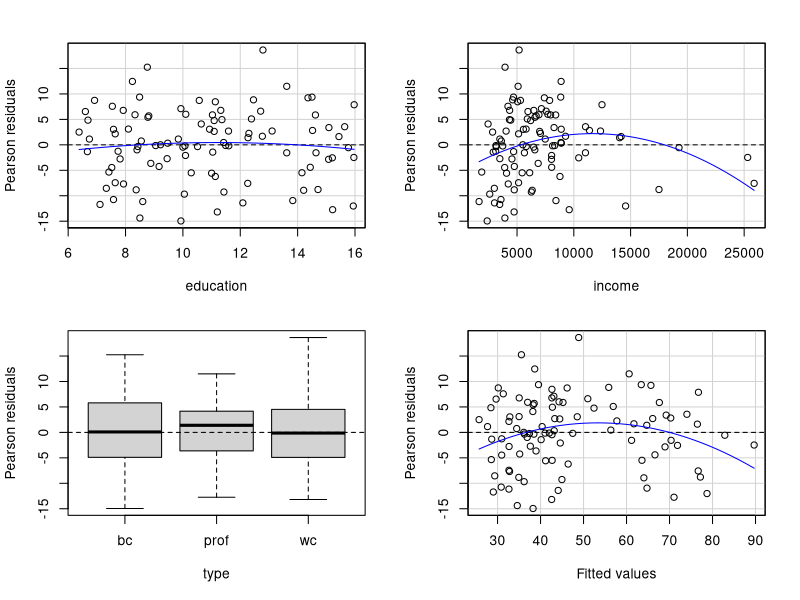
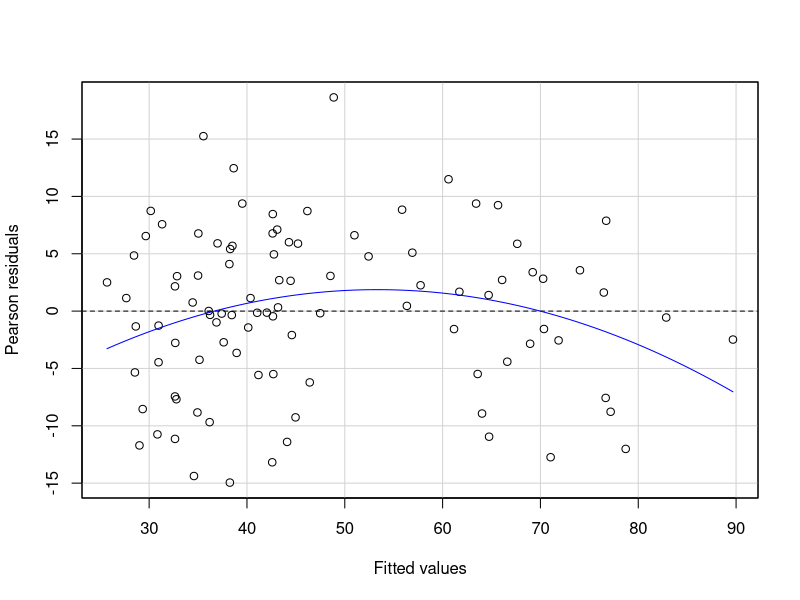
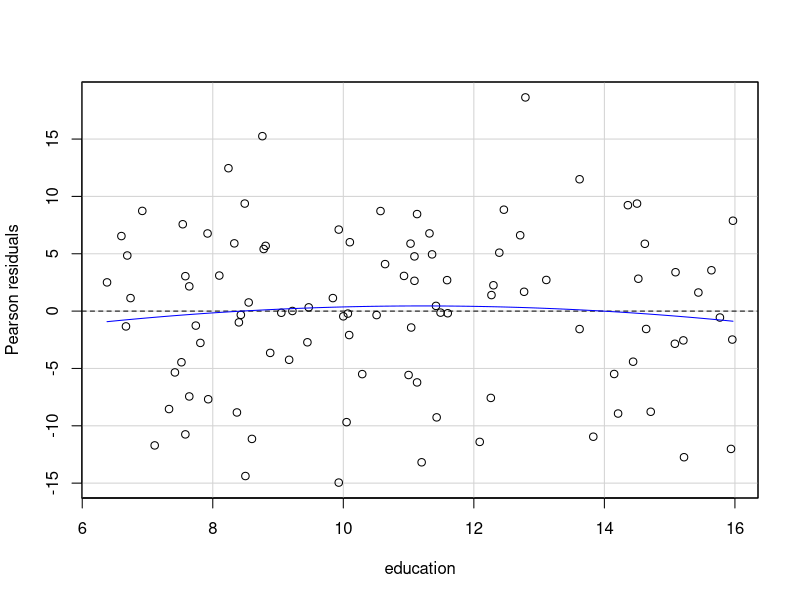
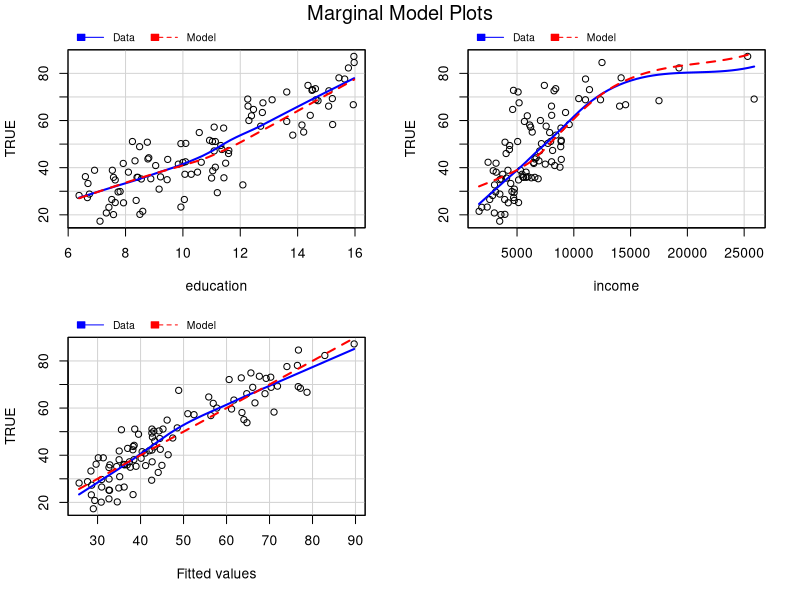
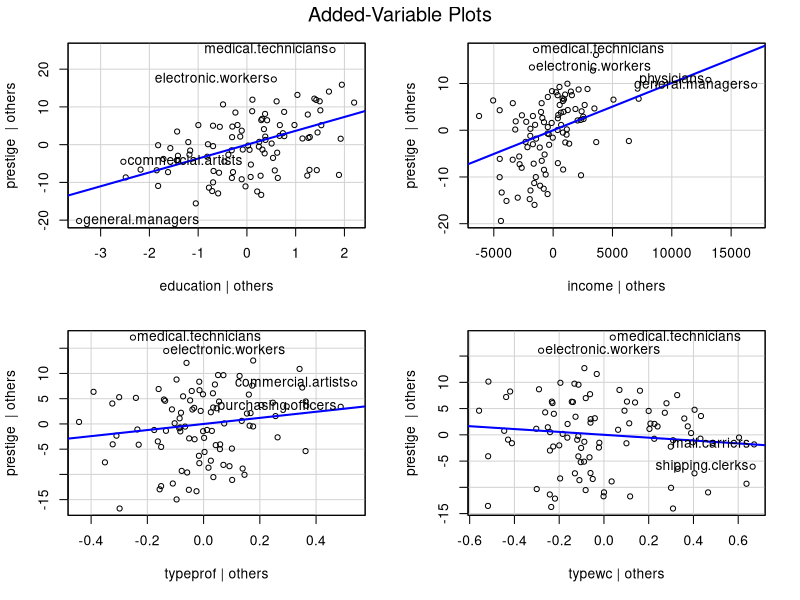
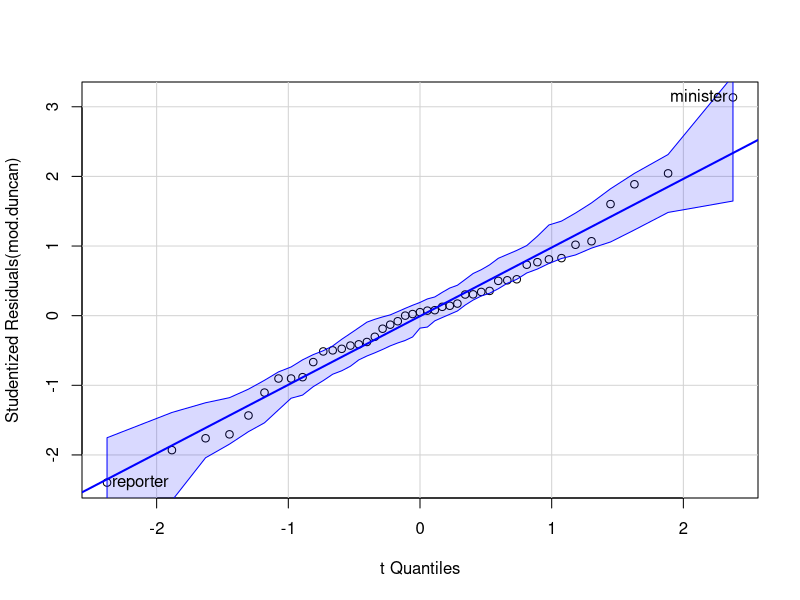
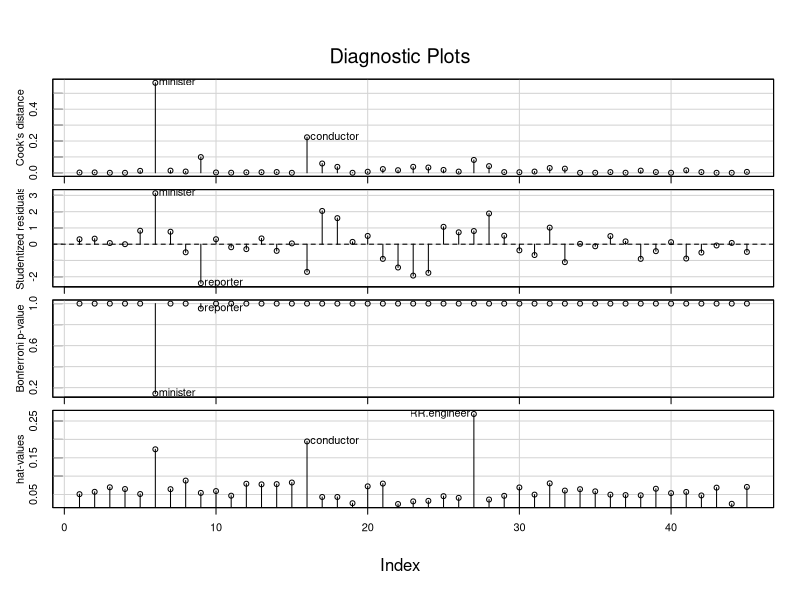
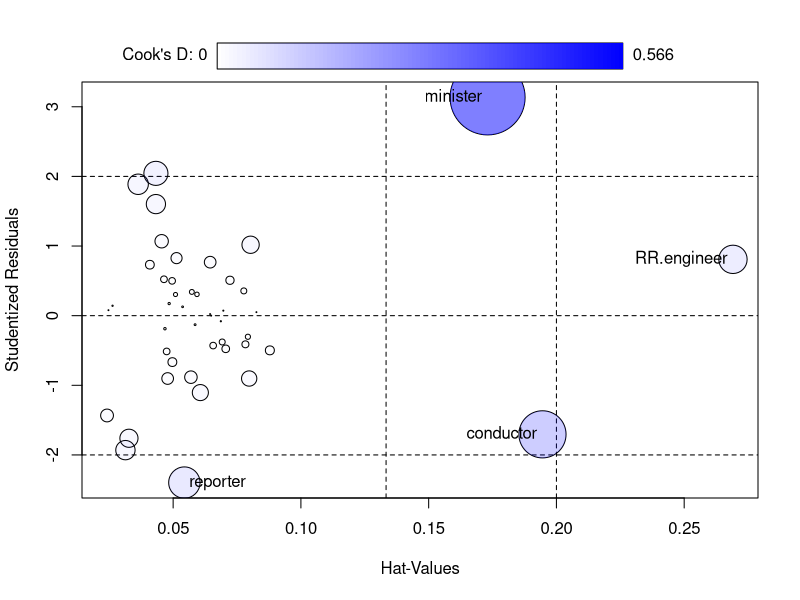

These charts were generated, in order, by the following R code:
##-------------------------------------------------------##
## An R Companion to Applied Regression, Second Edition  ##
##    Script for Chapter 6                               ##
##                                                       ##
##    John Fox and Sanford Weisberg                      ##
##    Sage Publications, 2011                            ##
##-------------------------------------------------------##

options(show.signif.stars=FALSE)

library(car)
prestige.mod.2 <- lm(prestige ~ education + income + type,
    data=Prestige)
residualPlots(prestige.mod.2)

residualPlots(prestige.mod.2, ~ 1, fitted=TRUE)
residualPlots(prestige.mod.2, ~ education, fitted=FALSE)

marginalModelPlots(prestige.mod.2)
avPlots(prestige.mod.2, id.n=2, id.cex=0.6)

mod.duncan <- lm(prestige ~ income + education, data=Duncan)
set.seed(12345) # to reproduce results in the text
qqPlot(mod.duncan, id.n=3)
outlierTest(mod.duncan)
influenceIndexPlot(mod.duncan, id.n=3)
mod.duncan.2 <- update(mod.duncan,
    subset= rownames(Duncan) != "minister")
compareCoefs(mod.duncan, mod.duncan.2)
influencePlot(mod.duncan, id.n=3)
avPlots(mod.duncan, id.n=3)
mod.duncan.3 <- update(mod.duncan,
    subset = !(rownames(Duncan) %in% c("minister", "conductor")))
compareCoefs(mod.duncan, mod.duncan.2, mod.duncan.3, se=FALSE)
dfbs.duncan <- dfbetas(mod.duncan)
head(dfbs.duncan)  # first few rows
plot(dfbs.duncan[ , c("income", "education")])  # for b1 and b2
# to exit from identify, right-click on Windows, esc on Mac OS X
identify(dfbs.duncan[ , "income"], dfbs.duncan[ , "education"],
   rownames(Duncan))

mod.ornstein <- lm(interlocks + 1 ~ log(assets) + nation + sector,
    data=Ornstein)
par(mfrow=c(1, 2))
qqPlot(mod.ornstein, id.n=0)
plot(density(rstudent(mod.ornstein)))
boxCox(mod.ornstein, lambda = seq(0, 0.6, by=0.1))
summary(p1 <- powerTransform(mod.ornstein))
par(mfrow=c(1, 1))

Ornstein1 <- transform(Ornstein,
   y1=bcPower(interlocks + 1, coef(p1)),
   y1round=bcPower(interlocks + 1, coef(p1, round=TRUE)))
mod.ornstein.trans <- update(mod.ornstein, y1round ~ ., data=Ornstein1)
mod.ornstein.cv <- update(mod.ornstein,
    . ~ . + boxCoxVariable(interlocks + 1))
summary(
  mod.ornstein.cv)$coef["boxCoxVariable(interlocks + 1)", , drop=FALSE]
avPlots(mod.ornstein.cv, "boxCoxVariable(interlocks + 1)")

(wool.mod <- lm(cycles ~ len + amp + load, data=Wool))
inverseResponsePlot(wool.mod, id.n=4)
summary(powerTransform(wool.mod))

prestige.mod.3 <- update(prestige.mod.2, ~ . - type + women)
crPlots(prestige.mod.3, order=2)
prestige.mod.4 <- update(prestige.mod.3,~ . + log2(income) - income )
prestige.mod.5 <- update(prestige.mod.4,
    . ~ . - women + poly(women, 2))
summary(prestige.mod.5)$coef

boxTidwell(prestige ~ income + education,
    other.x = ~ poly(women, 2), data=Prestige)
mod.prestige.cv <- lm(prestige ~ income + education + poly(women, 2)
    + I(income * log(income)) + I(education * log(education)),
    data=Prestige)
summary(
    mod.prestige.cv)$coef["I(income * log(income))", , drop=FALSE]
summary(
    mod.prestige.cv)$coef["I(education * log(education))", , drop=FALSE]

par(mfrow=c(1, 2))
avPlot(mod.prestige.cv, "I(income * log(income))", id.n=0)
avPlot(mod.prestige.cv, "I(education * log(education))", id.n=0)
par(mfrow=c(1, 1))

residualPlots(mod.ornstein, ~ 1, fitted=TRUE, id.n=0,
    quadratic=FALSE, tests=FALSE)
spreadLevelPlot(mod.ornstein)
ncvTest(mod.ornstein)
ncvTest(mod.ornstein, ~ log(assets) + nation + sector, data=Ornstein)
mod.ornstein.wts <- update(mod.ornstein, weights = 1/log(assets))

mod.working <- glm(partic != "not.work" ~ hincome + children,
     family=binomial, data=Womenlf)
summary(mod.working)
residualPlots(mod.working, layout=c(1,3))
influenceIndexPlot(mod.working, vars=c("Cook", "hat"), id.n=3)
compareCoefs(mod.working, update(mod.working, subset=-c(76, 77)))

mod.ornstein.pois <- glm(interlocks ~ assets + nation + sector,
    family=poisson, data=Ornstein)
crPlots(mod.ornstein.pois, "assets")
mod.ornstein.pois.2 <- update(mod.ornstein.pois,
    . ~ log2(assets) + nation + sector)
crPlots(mod.ornstein.pois.2, "log2(assets)")
mod.ornstein.pois.cv <- update(mod.ornstein.pois,
    . ~ . + I(assets*log(assets)))
avPlots(mod.ornstein.pois.cv, "I(assets * log(assets))", id.n=0)
summary(
    mod.ornstein.pois.cv)$coef["I(assets * log(assets))", , drop=FALSE]
    
mod.mroz <- glm(lfp ~ k5 + k618 + age + wc + hc + lwg + inc,
    family=binomial, data=Mroz)
crPlots(mod.mroz, "lwg", pch=as.numeric(Mroz$lfp))
legend("bottomleft",c("Estimated lwg", "Observed lwg"),
    pch=1:2, inset=0.01)
    
head(Ericksen)
mod.census <- lm(undercount ~ ., data=Ericksen)
summary(mod.census)
vif(mod.census)

vif(mod.ornstein)
vif(mod.ornstein.pois.2)